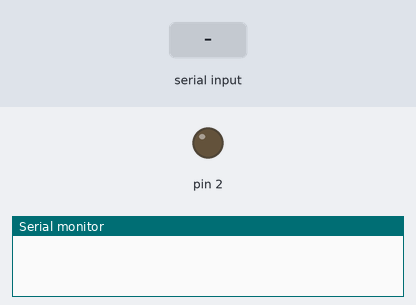
This sketch was run on a simulated Arduino Uno, built with avr-gcc and run on an emulated ATmega328P. Shown: output pins drawn as LEDs (lit = HIGH), the last lines printed to the serial monitor. The test bench sets the inputs (shaded band).

Above: at 1.2 s.
1.3 s: "e" received over Serial
At 2.5 s:
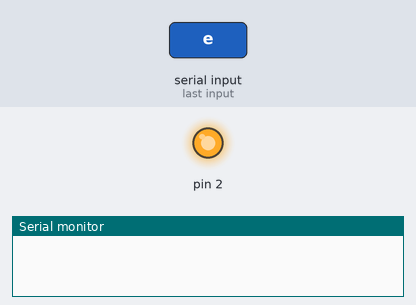
4.6 s: "d" received over Serial
At 5.7 s:
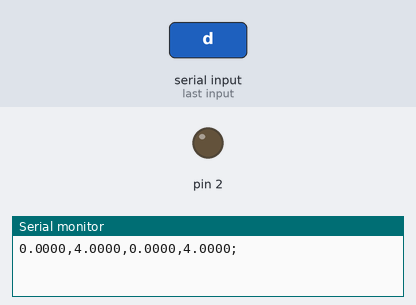
Timing chart, 0 to 7.6 s (numbered marks = the images above; inputs shaded):
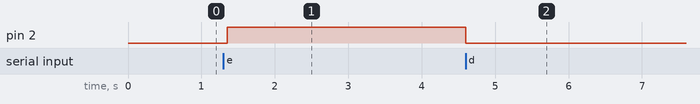

Measured:
- after the input at 1.3 s, pin 2: LOW → HIGH after 0.05 s
- after the input at 4.6 s, pin 2: HIGH → LOW at once

The sketch:

batteryloader.ino
```cpp
//set this to your current shunt resistance in ohms
float shuntResistance=1;
//current shunt voltage amplification
float currentGain=1;

float voltageCalibrationData[4] = {1.0,4.0,1.0,4.0};
float amperageCalibrationData[4] = {0.0,4,0.0,4.0};

void setup() {
  Serial.begin(9600);
  pinMode(2,OUTPUT);
}

int readAnalog(int port){
  int total=0;
  for(int i=0;i<3;i++){
    total+=analogRead(port);
    delay(50);
  }
  return total/3;
}

float correct(float val, float* calibrationData){
  return mapf(val,calibrationData[0],calibrationData[1],calibrationData[2],calibrationData[3]);
}

float mapf(float x, float in_min, float in_max, float out_min, float out_max) {
  return (x - in_min) * (out_max - out_min) / (in_max - in_min) + out_min;
}

float readVoltage(){
  float readout=readAnalog(A1)/1024.0*5;
  readout=correct(readout,voltageCalibrationData);
  return readout;
}
float readAmperage(){
  float readout=readAnalog(A0)/1024.0*5/shuntResistance*currentGain;
  readout=correct(readout,amperageCalibrationData);
  return readout;
}

void sendReading(){
  float vbatt=readVoltage();
  float ibatt=readAmperage();
  Serial.print(vbatt, 4);
  Serial.print(",");
  Serial.println(ibatt, 4);
}

void sendCalTable(float* calibrationData){
  Serial.print(calibrationData[0], 4);
  Serial.print(",");
  Serial.print(calibrationData[1], 4);
  Serial.print(",");
  Serial.print(calibrationData[2], 4);
  Serial.print(",");
  Serial.print(calibrationData[3], 4);
  Serial.println(";");
}

void loop() {
  if (Serial.available() > 0) {
    int incomingByte = Serial.read();
    switch(incomingByte){
      case 'r':
        sendReading();
      break;
      case 'e':
        digitalWrite(2,1);
      break;
      case 'd':
        digitalWrite(2,0);
      case 'a':
        sendCalTable(amperageCalibrationData);
        break;
      case 'v':
        sendCalTable(voltageCalibrationData);
        break;
    }
  }


  delay(50);
}
```
